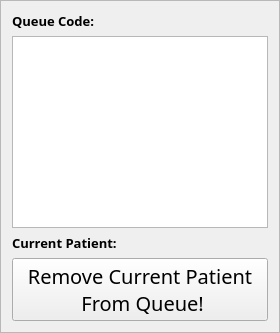
         <widget class="QFrame" name="clinicianQueueFrame">
          <property name="frameShape">
           <enum>QFrame::StyledPanel</enum>
          </property>
          <property name="frameShadow">
           <enum>QFrame::Sunken</enum>
          </property>
          <layout class="QVBoxLayout" name="verticalLayout_8">
           <item>
            <widget class="QLabel" name="clinicianQueueFrameCode">
             <property name="font">
              <font>
               <family>MV Boli</family>
               <pointsize>10</pointsize>
               <weight>75</weight>
               <bold>true</bold>
              </font>
             </property>
             <property name="text">
              <string>Queue Code:</string>
             </property>
            </widget>
           </item>
           <item>
            <widget class="QTableView" name="clinicianQueueTable"/>
           </item>
           <item>
            <widget class="QLabel" name="clinicianQueueCurrentPatient">
             <property name="font">
              <font>
               <family>MV Boli</family>
               <pointsize>10</pointsize>
               <weight>75</weight>
               <bold>true</bold>
              </font>
             </property>
             <property name="text">
              <string>Current Patient:</string>
             </property>
            </widget>
           </item>
           <item>
            <widget class="QPushButton" name="clinicianRemovePatientFromQueue">
             <property name="font">
              <font>
               <family>Impact</family>
               <pointsize>15</pointsize>
              </font>
             </property>
             <property name="text">
              <string>Remove Current Patient
 From Queue!</string>
             </property>
            </widget>
           </item>
          </layout>
         </widget>
